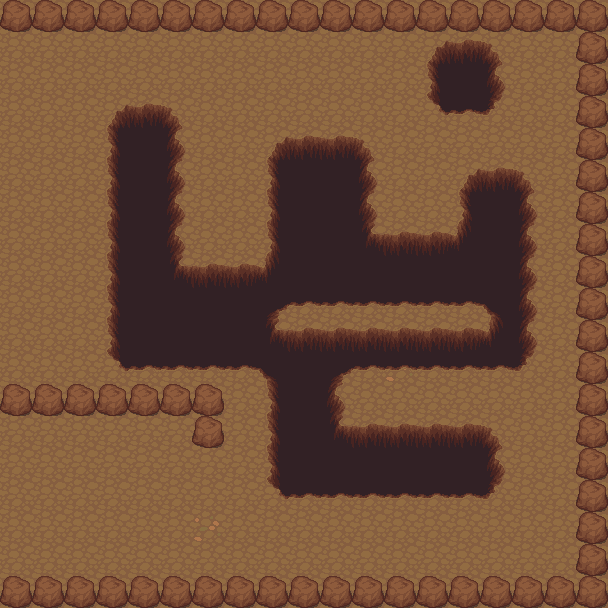

A 2D game scene composited from a Tiled map and its tileset images. What follows is a short description and the map's XML, with each tile layer's data collapsed to a summary:
An orthogonal 19x19 tile map with 32x32 px tiles, 2 tile layers (Tile Layer 1, Tile Layer 2) and 21 objects (2x 2, 2x 3, Welp, this doesn't look good for me, Yep, it's a hole, route3).

<map version="1.0" orientation="orthogonal" width="19" height="19" tilewidth="32" tileheight="32">
 <tileset firstgid="1" name="terrain" tilewidth="32" tileheight="32">
  <image source="../terrain.png" width="672" height="736" />
 </tileset>
 <layer name="Tile Layer 1" width="19" height="19">
  <data>[361 cells, 361 non-empty, 2 distinct tile ids]</data>
 </layer>
 <layer name="Tile Layer 2" width="19" height="19">
  <data>[361 cells, 197 non-empty, 14 distinct tile ids]</data>
 </layer>
 <objectgroup name="walls" width="19" height="19">
  <object x="96" y="96" width="80" height="256" />
  <object x="160" y="256" width="368" height="64" />
  <object x="256" y="352" width="80" height="96" />
  <object x="320" y="416" width="176" height="32" />
  <object x="0" y="384" width="224" height="32" />
  <object x="192" y="416" width="32" height="32" />
  <object x="0" y="576" width="608" height="32" />
  <object x="576" y="0" width="32" height="576" />
  <object x="0" y="0" width="576" height="32" />
  <object x="416" y="32" width="80" height="32" />
  <object x="448" y="160" width="80" height="96" />
  <object x="256" y="128" width="112" height="128" />
  <object x="384" y="224" width="64" height="32" />
  <object x="352" y="224" width="96" height="32" />
 </objectgroup>
 <objectgroup name="npc" width="19" height="19">
  <object name="Welp, this doesn't look good for me" x="384" y="256" width="32" height="64" />
 </objectgroup>
 <objectgroup name="speech" width="19" height="19">
  <object name="Yep, it's a hole" x="448" y="32" width="32" height="32" />
 </objectgroup>
 <objectgroup name="warps" width="19" height="19">
  <object name="route3" x="-32" y="32" width="32" height="544" />
 </objectgroup>
 <objectgroup name="item" width="19" height="19">
  <object name="2" x="192" y="192" width="32" height="32" />
  <object name="3" x="416" y="192" width="32" height="32" />
  <object name="3" x="384" y="192" width="32" height="32" />
  <object name="2" x="224" y="224" width="32" height="32" />
 </objectgroup>
</map>
